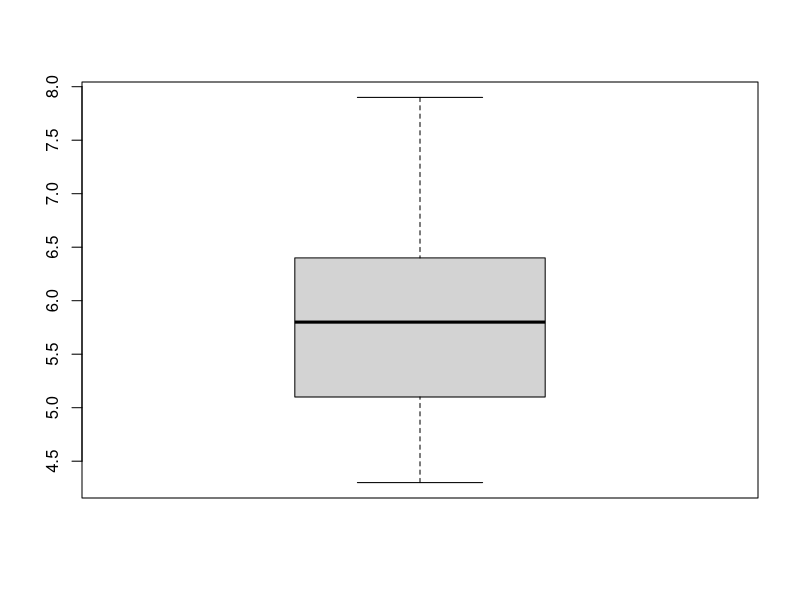

Generate this figure with R:
## ---- chunk 1
knitr::opts_chunk$set(echo = TRUE, 
                      warning = FALSE,
                      message = FALSE)
## ---- chunk 2
boxplot(iris$Sepal.Length)
## ---- chunk 3
# uncomment and run once:
# install.packages("ggplot2movies")
